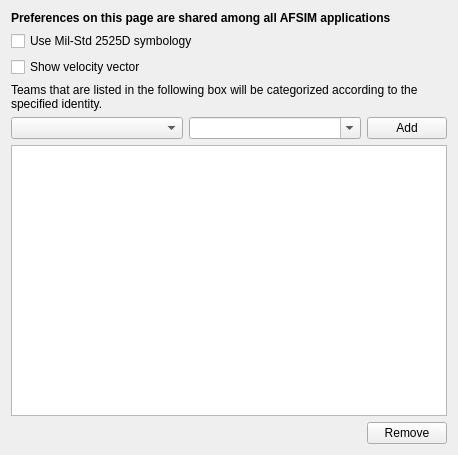
<?xml version="1.0" encoding="UTF-8"?>
<ui version="4.0">
 <class>WkfMilStdIconPrefWidget</class>
 <widget class="QWidget" name="WkfMilStdIconPrefWidget">
  <property name="geometry">
   <rect>
    <x>0</x>
    <y>0</y>
    <width>458</width>
    <height>455</height>
   </rect>
  </property>
  <property name="windowTitle">
   <string>Mil-Std 2525D</string>
  </property>
  <layout class="QVBoxLayout" name="verticalLayout">
   <item>
    <widget class="QLabel" name="label_2">
     <property name="font">
      <font>
       <weight>75</weight>
       <bold>true</bold>
      </font>
     </property>
     <property name="text">
      <string>Preferences on this page are shared among all AFSIM applications</string>
     </property>
    </widget>
   </item>
   <item>
    <widget class="QCheckBox" name="mUseSymbologyBox">
     <property name="text">
      <string>Use Mil-Std 2525D symbology</string>
     </property>
    </widget>
   </item>
   <item>
    <widget class="QCheckBox" name="mVelocityVectorBox">
     <property name="text">
      <string>Show velocity vector</string>
     </property>
    </widget>
   </item>
   <item>
    <widget class="QLabel" name="label">
     <property name="text">
      <string>Teams that are listed in the following box will be categorized according to the specified identity.  </string>
     </property>
     <property name="wordWrap">
      <bool>true</bool>
     </property>
    </widget>
   </item>
   <item>
    <layout class="QHBoxLayout" name="horizontalLayout" stretch="20,20,1">
     <item>
      <widget class="QComboBox" name="mCategoryBox"/>
     </item>
     <item>
      <widget class="QComboBox" name="mTeamBox">
       <property name="editable">
        <bool>true</bool>
       </property>
      </widget>
     </item>
     <item>
      <widget class="QPushButton" name="mAddButton">
       <property name="text">
        <string>Add</string>
       </property>
      </widget>
     </item>
    </layout>
   </item>
   <item>
    <widget class="wkf::TopLevelDropTreeWidget" name="mTeamMapping">
     <property name="acceptDrops">
      <bool>false</bool>
     </property>
     <property name="dragEnabled">
      <bool>false</bool>
     </property>
     <attribute name="headerVisible">
      <bool>false</bool>
     </attribute>
     <column>
      <property name="text">
       <string notr="true">1</string>
      </property>
     </column>
    </widget>
   </item>
   <item>
    <layout class="QHBoxLayout" name="horizontalLayout_2">
     <item>
      <spacer name="horizontalSpacer">
       <property name="orientation">
        <enum>Qt::Horizontal</enum>
       </property>
       <property name="sizeHint" stdset="0">
        <size>
         <width>40</width>
         <height>20</height>
        </size>
       </property>
      </spacer>
     </item>
     <item>
      <widget class="QPushButton" name="mRemoveButton">
       <property name="text">
        <string>Remove</string>
       </property>
      </widget>
     </item>
    </layout>
   </item>
  </layout>
 </widget>
 <customwidgets>
  <customwidget>
   <class>wkf::TopLevelDropTreeWidget</class>
   <extends>QTreeWidget</extends>
   <header>WkfTopLevelDropTreeWidget.hpp</header>
  </customwidget>
 </customwidgets>
 <resources/>
 <connections/>
</ui>
